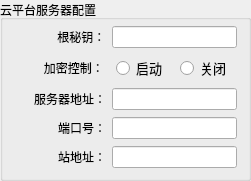
     <widget class="QGroupBox" name="remoteGroupBox">
      <property name="geometry">
       <rect>
        <x>260</x>
        <y>290</y>
        <width>251</width>
        <height>181</height>
       </rect>
      </property>
      <property name="title">
       <string>云平台服务器配置</string>
      </property>
      <layout class="QGridLayout" name="gridLayout_15">
       <property name="topMargin">
        <number>5</number>
       </property>
       <property name="bottomMargin">
        <number>5</number>
       </property>
       <item row="0" column="0" alignment="Qt::AlignRight">
        <widget class="QLabel" name="label_33">
         <property name="text">
          <string>             根秘钥：</string>
         </property>
        </widget>
       </item>
       <item row="0" column="1">
        <widget class="QLineEdit" name="remoteKeyLineEdit"/>
       </item>
       <item row="1" column="0" colspan="2">
        <layout class="QHBoxLayout" name="horizontalLayout_13">
         <item alignment="Qt::AlignRight">
          <widget class="QLabel" name="label_34">
           <property name="text">
            <string>         加密控制：</string>
           </property>
          </widget>
         </item>
         <item>
          <spacer name="horizontalSpacer_3">
           <property name="orientation">
            <enum>Qt::Horizontal</enum>
           </property>
           <property name="sizeHint" stdset="0">
            <size>
             <width>40</width>
             <height>20</height>
            </size>
           </property>
          </spacer>
         </item>
         <item>
          <widget class="QRadioButton" name="remoteEncryptRadioButtonOpen">
           <property name="font">
            <font>
             <pointsize>10</pointsize>
            </font>
           </property>
           <property name="text">
            <string>启动</string>
           </property>
           <property name="checkable">
            <bool>true</bool>
           </property>
           <property name="checked">
            <bool>false</bool>
           </property>
          </widget>
         </item>
         <item>
          <spacer name="horizontalSpacer_17">
           <property name="orientation">
            <enum>Qt::Horizontal</enum>
           </property>
           <property name="sizeHint" stdset="0">
            <size>
             <width>40</width>
             <height>20</height>
            </size>
           </property>
          </spacer>
         </item>
         <item>
          <widget class="QRadioButton" name="remoteEncryptRadioButtonClose">
           <property name="font">
            <font>
             <pointsize>10</pointsize>
            </font>
           </property>
           <property name="text">
            <string>关闭</string>
           </property>
          </widget>
         </item>
         <item>
          <spacer name="horizontalSpacer_4">
           <property name="orientation">
            <enum>Qt::Horizontal</enum>
           </property>
           <property name="sizeHint" stdset="0">
            <size>
             <width>40</width>
             <height>20</height>
            </size>
           </property>
          </spacer>
         </item>
        </layout>
       </item>
       <item row="2" column="0" alignment="Qt::AlignRight">
        <widget class="QLabel" name="label_35">
         <property name="text">
          <string>服务器地址：</string>
         </property>
        </widget>
       </item>
       <item row="2" column="1">
        <widget class="QLineEdit" name="remoteIpLineEdit"/>
       </item>
       <item row="3" column="0" alignment="Qt::AlignRight">
        <widget class="QLabel" name="label_36">
         <property name="text">
          <string>端口号：</string>
         </property>
        </widget>
       </item>
       <item row="3" column="1">
        <widget class="QLineEdit" name="remotePortLineEdit"/>
       </item>
       <item row="4" column="0" alignment="Qt::AlignRight">
        <widget class="QLabel" name="label_37">
         <property name="text">
          <string>站地址：</string>
         </property>
        </widget>
       </item>
       <item row="4" column="1">
        <widget class="QLineEdit" name="remoteStationLineEdit"/>
       </item>
      </layout>
     </widget>
